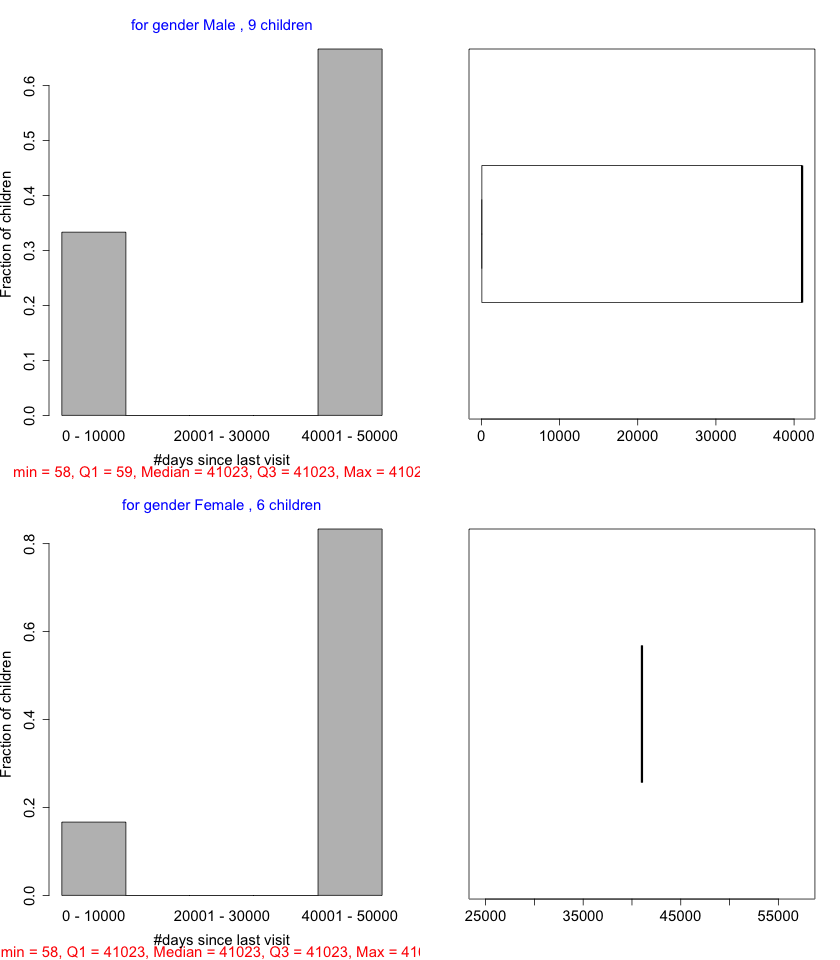

Source code (R):
customHistogram <- function(histogram, mainTitle, xLabel,
                            yLabel, fiveNumberSummary, 
                            queryPoint = as.character(Sys.Date()))
{
  #If there are n bars in the histogram, then 
  #histogram$breaks is an array of (n+1) points, including
  #the start-point of first bucket and last point of last bucket.
  #histogram$counts is an array of n numbers.
  nBars <- length(histogram$counts);
  totalFreq <- sum(histogram$counts);
  heights <- histogram$counts/totalFreq;
  widths <- c();
  barLabels <- c();
  xAxisRightEnd <- max(histogram$breaks);
  width <- ceiling(xAxisRightEnd/nBars);
  for (i in 1:nBars)
  {
    widths[i] <- width;
    #barLabels[i] <- as.character(histogram$breaks[i+1]);
    leftPoint <- 0;
    if (i > 1)
    {
      leftPoint <- histogram$breaks[i] + 1; 
    }
    barLabels[i] <- paste(as.character(leftPoint),
                          "-",
                          as.character(histogram$breaks[i+1]));
  }
  subTitle <- paste("min = ", fiveNumberSummary[1],
                    ", Q1 = ", fiveNumberSummary[2],
                    ", Median = ", fiveNumberSummary[3],
                    ", Q3 = ", fiveNumberSummary[4],
                    ", Max = ", fiveNumberSummary[5], sep = "");
  barplot(height = heights, width = widths, xlim = c(0, xAxisRightEnd),
          beside = TRUE, horiz = FALSE, main = mainTitle, xlab = xLabel,
          ylab = yLabel, cex.lab = 1.5, space = 0, axisnames = TRUE, cex.names = 1.5,
          cex.axis = 1.5, cex.main = 1.5, font.main = 9, col.main= "blue",
          names.arg = barLabels, 
          sub = subTitle, cex.sub = 1.5, font.sub = 9, col.sub = "red"
          );
}

resolve_race <- function(american_indian, asian, black, pacific_islander, white,
                         multi_racial)
{
  race <- "";
  if (isTRUE(multi_racial))
  {
   race <- "multi_racial";
  }
  else if (isTRUE(american_indian))
  {  
   race <- "american_indian";
  }
  else if (isTRUE(asian))
  {  
   race <- "asian";
  }
  else if (isTRUE(black))
  {  
   race <- "black";
  }
  else if (isTRUE(white))
  {  
   race <- "white";
  }
  else 
  {  
   race <- "unknown";
  }
  return(race);
}

get_last_visit_date <- function(con, person_id)
{
   #cp for child, cp1 for caseworker. Both have to be present.
   #statement <- paste(
   #"select COALESCE(max(to_char(c.occurred_at, 'YYYY-MM-DD')), '1900-01-01') last_visit_date ",
   #                   "from contacts c, contact_people cp, contact_people cp1 ",
   #                   "where (cp.contact_id = c.id) ",
   #                   "and c.mode like 'Face to Face%' ",
   #                   "and c.successful = 't' ",
   #                   "and cp.present = 't' ",
   #                   "and cp1.contact_id = c.id ",
   #                   "and cp1.person_id <> cp.person_id ",
   #                   "and cp1.present = 't' ",
   #                   "and cp.person_id = ", person_id, sep = "");
   #TODO: To take care of the fact that the caseworker be present 
   statement <- paste("select COALESCE(max(to_char(c.occurred_at, 'YYYY-MM-DD')), ",
                      "'1900-01-01') last_visit_date ",
                      "from contacts c, contact_people cp ",
                      "where (cp.contact_id = c.id) ",
                      "and c.mode like 'Face to Face%' ",
                      "and c.successful = 't' ",
                      "and cp.present = 't' ",
                      "and cp.person_id = ", person_id, sep = "");
  cat(paste("Query started: ", Sys.time(), "\n", sep = ""));
  res <- dbGetQuery(con, statement);
  cat(paste("Query ended: ", Sys.time(), "\n", sep = ""));
  last_visit_date <- as.character(res);
  return(last_visit_date);
}

get_demographic <- function(con, person_id)
{
  statement <- paste("select p.gender || ',' || p.american_indian || ',' || p.asian || ',' || p.black || ',' ||",
                     "p.pacific_islander || ',' || p.white || ',' || p.multi_racial || ',' ||",
                     "p.hispanic_or_latino_origin || ',' || to_char(p.date_of_birth, 'YYYY-MM-DD') ",
                     "from people p where p.id = ", person_id, sep = "");
  res <- dbGetQuery(con, statement);
  demographic <- as.character(res);
  return(demographic);
}

get_county_for_case <- function(con, person_id)
{
  #TODO: With same child, same case, there may be two different case plans.
  #Will the county be always same for those case plans?
  statement <- paste("select cn.name county_for_case ", 
                     "from case_plan_focus_children cpfc, case_plans cl, ",
                     "cases cs, counties cn ",
                     "where cpfc.person_id = ", person_id, 
                     " and cpfc.case_plan_id = cl.id ",
                     "and cl.case_id = cs.id ",
                     "and cs.county_id = cn.id ",
                     "and cs.county_id is not null ",
                     "limit 1", sep = "");
  res <- dbGetQuery(con, statement);
  county_for_case <- as.character(res);
  return(county_for_case);
}

#Returns true if a child has any open location,
#unless the open location is a THV or with a non-custodial 
#parent

has_open_location <- function(con, person_id)
{
  statement <- paste("select type, ",
                     "case when type = 'RemovalLocation::Placement' then 1 ",
                     "     when type = 'RemovalLocation::TrialHomeVisit' then 2 ",
                     "     when type = 'RemovalLocation::TemporaryAbsence' then 3 ",
                     "     when type = 'RemovalLocation::Runaway' then 4 ", 
                     "end ",
                     "as type_code ",
                     "from removal_locations ",
                     "where started_at is not null ",
                     "and ended_at is null ",
                     "and person_id = ", person_id, 
                     " order by type_code", sep = "");
  res <- dbSendQuery(con, statement);
  open_locations <- fetch(res, n = -1);
  n_open_locations <- nrow(open_locations);
  if (n_open_locations == 0)
  {
    return(FALSE);
  }
  #Will copy to a data frame the open location that remains after 
  #breaking ties
  filtered_location <- data.frame(matrix(nrow= nrow(open_locations), 
                                     ncol=ncol(open_locations))); 
  colnames(filtered_location) <- colnames(open_locations);

  k <- 0;

  for (i in 1:n_open_locations)
  {
    to_copy_row <- TRUE;
    #If there are multiple open locations for the same child, apply the following 
    #rules to break ties. 
    #1) Do not copy placement or THV if there is a temp absence
    #2) Do not copy temp absence if there is a runaway

    location_type <- open_locations[i, "type"];
    if (location_type == "RemovalLocation::Placement" | 
        location_type == "RemovalLocation::TrialHomeVisit")
    {
      j <- i + 1;
      #The way the data is ordered ensures that higher-priority types will be
      #located below lower-priority ones
      while (j <= n_open_locations & isTRUE(to_copy_row))
      {
        if (open_locations[j, "type"] == "RemovalLocation::TemporaryAbsence")
        {
          to_copy_row <- FALSE;
        }
        j <- j + 1;
      }
    }

    if (location_type == "RemovalLocation::TemporaryAbsence")
    {
      j <- i + 1;
      #The way the data is ordered ensures that higher-priority types will be
      #located below lower-priority ones
      while (j <= n_open_locations & isTRUE(to_copy_row)) 
      {
        if (open_locations[j, "type"] == "RemovalLocation::Runaway")
        {
          to_copy_row <- FALSE;
        }
        j <- j + 1;
      }
    }
    if (isTRUE(to_copy_row))
    {
      k <- k + 1;
      filtered_location[k, ] <- open_locations[i, ]; 
    }
  } # for (i in 1:n_open_locations)

  #Cut off trailing rows that are not need 
  filtered_location <- filtered_location[1:k, ];
  child_has_open_location <- FALSE;
  if (k > 1)
  {
    #There should not be more than one open location at this point for a child
    child_has_open_location <- TRUE;   
  }
  else if (k == 1)
  {
    #Check if this is a THV or with a non-custodial parent
    if (!((filtered_location[1, "type"] == "RemovalLocation::TrialHomeVisit") 
        | (isTRUE(with_non_custodial_parent(con, person_id)))))
    {
      child_has_open_location <- TRUE;
    }
  }
  return(child_has_open_location);
}

with_non_custodial_parent <- function(con, person_id)
{
   statement <- paste("select q.relocating_to_non_custodial_parent ",
                       "from removal_locations r, initial_placement_quizzes q ",
                       "where r.initial_placement_quiz_id = q.id ", 
                       "and r.person_id = ", person_id, 
                       sep = "");
   res <- dbGetQuery(con, statement);
   relocating_to_non_custodial_parent <- as.logical(res);
   return(relocating_to_non_custodial_parent);
}


in_home_population <- function(queryPoint)
{
  library(RPostgreSQL);
  con <- dbConnect(PostgreSQL(), user="bibudh", host="mirror.in.mycasebook.org", 
                   port="5432", dbname="casebook2_mirror");

  #First, select all children who are the focus of some case
  statement <- paste("select cfc.person_id ",
                     "from case_focus_child_involvements cfci, ",
                     "involvement_types it, case_focus_children cfc ",
                     "where cfci.involvement_type_id = it.id ",
                     "and it.name <> 'Closed' ",
                     "and cfci.case_focus_child_id = cfc.id ",
                     "limit 500",
                     sep = "");
  res <- dbSendQuery(con, statement);
  case_focus_children <- fetch(res, n = -1);

  #Remove all children with any open location, unless the location is a THV
  #or with a non-custodial parent
  #Copy data to a new data frame, applying some conditions in between
  n_case_focus_children <- nrow(case_focus_children);
  children_without_open_locations <- data.frame(matrix(nrow= n_case_focus_children, 
                                     ncol=ncol(case_focus_children)));
  colnames(children_without_open_locations) <- 
     colnames(case_focus_children);

  k <- 0;
  cat(paste("Starting to check open locations:", Sys.time(), "\n", sep = ""));
  for (i in 1:n_case_focus_children)
  {
    has_open_loc = has_open_location(con, case_focus_children[i, "person_id"]);
    if (!isTRUE(has_open_loc))
    {
      k <- k + 1;
      children_without_open_locations[k, ] <-
        case_focus_children[i, ];
    }
  }
  cat(paste("Finished to check open locations:", Sys.time(), "\n", sep = ""));
  further_filtered <- as.data.frame(children_without_open_locations[1:k, ]);
  colnames(further_filtered) <- colnames(children_without_open_locations);

  cat(paste("Started to get last dates of visit:", Sys.time(), "\n", sep = ""));

  #Call get_last_visit_date for every row
  further_filtered$last_visit_date <- apply(further_filtered, 1, 
        function(row) get_last_visit_date(con, as.numeric(row["person_id"])));

  cat(paste("Ended to get last dates of visit:", Sys.time(), "\n", sep = ""));
 
  today <- Sys.Date();
  further_filtered$days_since_last_visit <- 
     round(as.numeric(difftime(today,as.POSIXlt(further_filtered$last_visit_date, 
                                           format="%Y-%m-%d"), 
                         units = c("days"))));

  #Get demographic data about the children
  further_filtered$demographic <- apply(further_filtered, 1, 
        function(row) get_demographic(con, as.numeric(row["person_id"])));
  
  cat(paste("Started to get demog info:", Sys.time(), "\n", sep = ""));

  for (i in 1:k)
  {
    tokenized_demographic <- unlist(strsplit(further_filtered[i, "demographic"], ","));
    further_filtered[i, "gender"] <- tokenized_demographic[1];
    further_filtered[i, "american_indian"] <- tokenized_demographic[2];
    further_filtered[i, "asian"] <- tokenized_demographic[3];
    further_filtered[i, "black"] <- tokenized_demographic[4];
    further_filtered[i, "pacific_islander"] <- tokenized_demographic[5];
    further_filtered[i, "white"] <- tokenized_demographic[6];
    further_filtered[i, "multi_racial"] <- tokenized_demographic[7];
    further_filtered[i, "hispanic_or_latino_origin"] <- tokenized_demographic[8];
    further_filtered[i, "date_of_birth"] <- tokenized_demographic[9];
  }

  cat(paste("Ended to get demog info:", Sys.time(), "\n", sep = ""));

  further_filtered$age_rounded_in_years <- 
    round(as.numeric(difftime(today, as.POSIXlt(further_filtered[, "date_of_birth"], 
                                     format="%Y-%m-%d"), units = c("days")))/365);

  cat(paste("Started to get race info:", Sys.time(), "\n", sep = ""));

  further_filtered$race <- apply(further_filtered, 1, 
        function(row) resolve_race(as.logical(row["american_indian"]),
                                   as.logical(row["asian"]),
                                   as.logical(row["black"]),
                                   as.logical(row["pacific_islander"]),
                                   as.logical(row["white"]),
                                   as.logical(row["multi_racial"])));
  cat(paste("Ended to get race info:", Sys.time(), "\n", sep = ""));

  cat(paste("Started to get county info:", Sys.time(), "\n", sep = ""));

  further_filtered$county_for_case <- apply(further_filtered, 1, 
        function(row) get_county_for_case(con, as.numeric(row["person_id"])));

  cat(paste("Ended to get county info:", Sys.time(), "\n", sep = ""));

  #TODO: Region of state county falls in

  #genders = unique(further_filtered[, "gender"]);
  genders = c("Male", "Female");
  n_genders = length(genders);

  counties = unique(further_filtered[, "county_for_case"]);
  n_counties = length(counties);

  races = unique(further_filtered[, "race"]);
  n_races = length(races);

  #Age buckets are 0-1, 2-5, 6-12, 13-16, 17, 18+
  n_age_buckets = 6;

  n_rows_of_plots = n_genders 
  #+ n_counties + n_races 
  #+ n_age_buckets
  ;
  
  png("in_home_population.png", 
      width = 840, height = 960, units = "px");
  #par(mar=c(5, 4, 4, 2) + 0.1);
  #par(oma = c(3,3,3,3));
  par(mfrow=c(n_rows_of_plots, 2));

  for (i in 1:n_genders)
  {
    filtered_output <- subset(further_filtered, (gender == genders[i]));
    histogram <- hist(filtered_output[,"days_since_last_visit"], 
                      plot = FALSE);
    customHistogram(histogram = histogram,
        mainTitle = paste("for gender",
                           genders[i], ",",
                           nrow(filtered_output), "children", sep = " "),
         xLabel = "#days since last visit", yLabel = "Fraction of children",
         fiveNumberSummary = fivenum(filtered_output[,"days_since_last_visit"]));
    boxplot(x = filtered_output[,"days_since_last_visit"], 
           outline = FALSE, horizontal = TRUE, cex.names = 1.5,
          cex.axis = 1.5);
  }


  #for (i in 1:n_counties)
  #{
  #  cat(paste("county = ", counties[i], "\n", sep = " "));
  #  filtered_output <- subset(further_filtered, (county_for_case == counties[i]));
  #  cat(paste("size of filtered_output = ", nrow(filtered_output), "\n", 
  #            sep = " "));
  #  histogram <- hist(filtered_output[,"days_since_last_visit"], 
  #                    breaks = edges, plot = FALSE);
  #  customHistogram(histogram = histogram,
  #      mainTitle = paste("for county",
  #                         counties[i], ",",
  #                         nrow(filtered_output), "children", sep = " "),
  #       xLabel = "#days since last visit", yLabel = "Fraction of children",
  #       fiveNumberSummary = fivenum(filtered_output[,"days_since_last_visit"]));
  #  boxplot(x = filtered_output[,"days_since_last_visit"], 
  #         outline = FALSE, horizontal = TRUE, cex.names = 1.5,
  #        cex.axis = 1.5);
  #}

  #for (i in 1:n_races)
  #{
  # cat(paste("race = ", races[i], "\n", sep = " "));
  #  filtered_output <- subset(further_filtered, (race == races[i]));
  #  cat(paste("size of filtered_output = ", nrow(filtered_output), "\n", 
  #            sep = " "));
  #  histogram <- hist(filtered_output[,"days_since_last_visit"], 
  #                    breaks = edges, plot = FALSE);
  #  customHistogram(histogram = histogram,
  #      mainTitle = paste("for race",
  #                         races[i], ",",
  #                         nrow(filtered_output), "children", sep = " "),
  #       xLabel = "#days since last visit", yLabel = "Fraction of children",
  #       fiveNumberSummary = fivenum(filtered_output[,"days_since_last_visit"]));
  #  boxplot(x = filtered_output[,"days_since_last_visit"], 
  #         outline = FALSE, horizontal = TRUE, cex.names = 1.5,
  #        cex.axis = 1.5);
  #} 
  dbDisconnect(con);
  dev.off();
}
